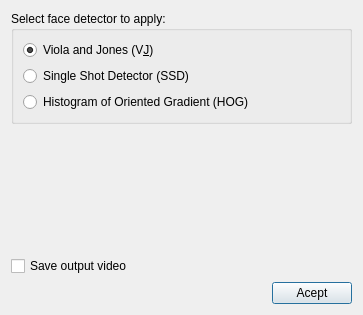
<?xml version="1.0" encoding="UTF-8"?>
<ui version="4.0">
 <class>Dialog_detector</class>
 <widget class="QDialog" name="Dialog_detector">
  <property name="geometry">
   <rect>
    <x>0</x>
    <y>0</y>
    <width>363</width>
    <height>315</height>
   </rect>
  </property>
  <property name="windowTitle">
   <string>Face Detector</string>
  </property>
  <property name="styleSheet">
   <string notr="true"/>
  </property>
  <layout class="QVBoxLayout" name="verticalLayout_3">
   <item>
    <widget class="QGroupBox" name="groupBox">
     <property name="title">
      <string>Select face detector to apply:</string>
     </property>
     <layout class="QVBoxLayout" name="verticalLayout_2">
      <item>
       <layout class="QVBoxLayout" name="verticalLayout">
        <item>
         <widget class="QRadioButton" name="radioButton_viola">
          <property name="text">
           <string>Viola and Jones (V&amp;J)</string>
          </property>
          <property name="checked">
           <bool>true</bool>
          </property>
         </widget>
        </item>
        <item>
         <widget class="QRadioButton" name="radioButton_SSD">
          <property name="text">
           <string>Single Shot Detector (SSD)</string>
          </property>
         </widget>
        </item>
        <item>
         <widget class="QRadioButton" name="radioButton_HOG">
          <property name="text">
           <string>Histogram of Oriented Gradient (HOG)</string>
          </property>
         </widget>
        </item>
       </layout>
      </item>
     </layout>
    </widget>
   </item>
   <item>
    <spacer name="verticalSpacer">
     <property name="orientation">
      <enum>Qt::Vertical</enum>
     </property>
     <property name="sizeHint" stdset="0">
      <size>
       <width>20</width>
       <height>40</height>
      </size>
     </property>
    </spacer>
   </item>
   <item>
    <widget class="QCheckBox" name="checkBox_save">
     <property name="text">
      <string>Save output video</string>
     </property>
    </widget>
   </item>
   <item>
    <layout class="QHBoxLayout" name="horizontalLayout">
     <item>
      <spacer name="horizontalSpacer">
       <property name="orientation">
        <enum>Qt::Horizontal</enum>
       </property>
       <property name="sizeHint" stdset="0">
        <size>
         <width>40</width>
         <height>20</height>
        </size>
       </property>
      </spacer>
     </item>
     <item>
      <widget class="QPushButton" name="PB_acept">
       <property name="text">
        <string>Acept</string>
       </property>
      </widget>
     </item>
    </layout>
   </item>
  </layout>
 </widget>
 <resources/>
 <connections/>
</ui>
